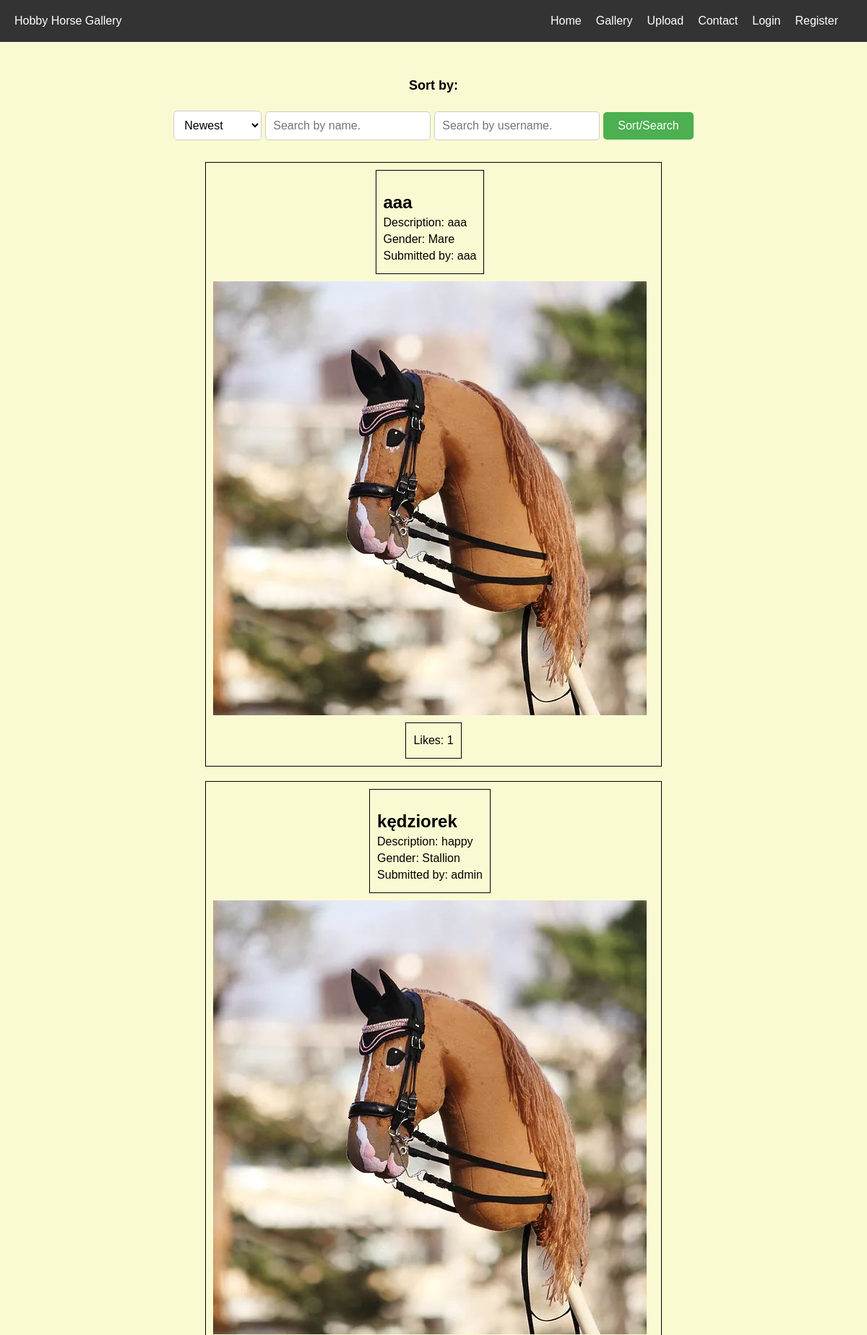
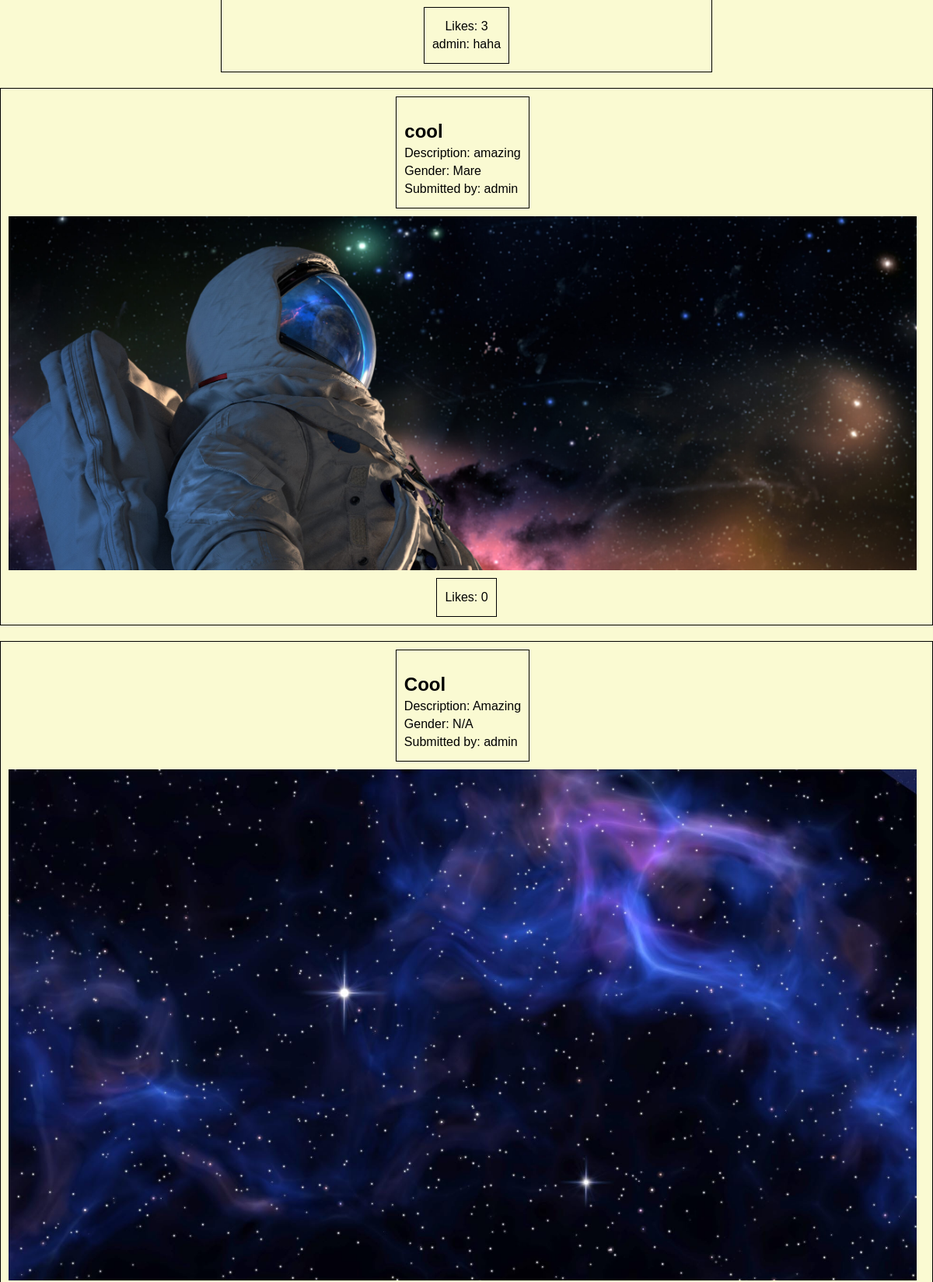
The page /gallery (upper part) on the database its author committed (2 pictures, top to bottom).
### tables this page shows
CREATE TABLE images (image_id INTEGER PRIMARY KEY, user_id INTEGER, image TEXT, title TEXT, description TEXT, gender TEXT, upvotes INTEGER DEFAULT 0, FOREIGN KEY (user_id) REFERENCES users(id));

CREATE TABLE users (id INTEGER PRIMARY KEY, username TEXT, password TEXT, banned BOOLEAN DEFAULT 0);

CREATE TABLE reviews (review_id INTEGER PRIMARY KEY, image_id INTEGER, user_id INTEGER, comment TEXT, FOREIGN KEY (image_id) REFERENCES images(image_id) ON DELETE CASCADE, FOREIGN KEY (user_id) REFERENCES users(id));

### app.py (the view, shortened to what this page needs)
@app.route('/gallery', methods=["GET", "POST"])
def gallery():
    sort = 'newest'
    search = ''
    user_search = ''
    if session.get("user_id"):
        user_id = session['user_id']
    else:
        user_id = 0
    if search and user_search:
        formatted_search = '%{}%'.format(search)
        formatted_user_search = '%{}%'.format(user_search)
        files = db.execute("SELECT * FROM images JOIN users ON users.id = images.user_id WHERE title LIKE ? AND username LIKE ? ORDER BY images.image_id DESC", formatted_search, formatted_user_search)
    elif search:
        formatted_search = '%{}%'.format(search)
        files = db.execute("SELECT * FROM images JOIN users ON users.id = images.user_id WHERE title LIKE ? ORDER BY images.image_id DESC", formatted_search)
    elif user_search:
        formatted_user_search = '%{}%'.format(user_search)
        files = db.execute("SELECT * FROM images JOIN users ON users.id = images.user_id WHERE username LIKE ? ORDER BY images.image_id DESC", formatted_user_search)
    else:
        if sort == 'newest':
            files = db.execute("SELECT * FROM images JOIN users ON users.id = images.user_id ORDER BY images.image_id DESC")
        elif sort == 'oldest':
            files = db.execute("SELECT * FROM images JOIN users ON users.id = images.user_id ORDER BY images.image_id ASC")
        elif sort == 'upvoted':
            files = db.execute("SELECT * FROM images JOIN users ON users.id = images.user_id ORDER BY images.upvotes DESC")
        elif sort == 'random':
            files = db.execute("SELECT * FROM images JOIN users ON users.id = images.user_id ORDER BY RANDOM()")
        else:
            return render_template('error.html', text="sorting error")
    return render_template('gallery.html', files=files, image_exist=image_exist, get_image_rating=get_image_rating, vote_check=vote_check, user_id=user_id, get_comment=get_comment)

### app.py (called while the page is built)
def image_exist(image):
    return os.path.exists(os.path.join(app.config['UPLOAD_FOLDER'], image))

def get_comment(id):
    query = db.execute("SELECT * FROM reviews WHERE image_id = ?", id)
    if query:
        comments = []
        for answers in query:
            user_info = db.execute("SELECT username, banned FROM users WHERE id = ?", answers['user_id'])[0]
            if user_info and not user_info['banned']:
                dictionary = {'comment': answers['comment'], 'username': user_info['username']}
                comments.append(dictionary)
        return comments
    else:
        return False

@app.before_request
def check_ban():
    if session.get("user_id"):
        user_id = session['user_id']
        if is_banned(user_id):
            if request.endpoint != 'ban':
                return redirect('/ban')

@app.context_processor
def inject_layout():
    if 'user_id' in session:
        logged_in = True
    else:
        logged_in = False
    return dict(logged_in=logged_in)

### helpers.py (called while the page is built)
def get_image_rating(id):
    rating = db.execute("SELECT upvotes FROM images WHERE image_id = ?", id)
    value = None
    for row in rating:
        value = row['upvotes']
        break
    return value

### templates/gallery.html (shortened to what this page needs)
{% extends "layout.html" %}
{% block main %}
    <form action="/gallery" method="post" class="center" style="margin-bottom: 30px;">
        <h4>Sort by:</h4>
        <select name="sort">
            <option value="newest">Newest</option>
        </select>
        <input name="search" autocomplete="off" placeholder="Search by name.">
        <input name="user_search" autocomplete="off" placeholder="Search by username.">
        <button type="submit">Sort/Search</button>
    </form>
    <div class="gallery">
        {% for file in files %}
        {% if file.image.endswith('.jpg') or file.image.endswith('.jpeg') or file.image.endswith('.png') %}
            {% if image_exist(file.image) and file.banned == 0 %}
            <div class="galleryrow">
                <div class="image-info">
                    <h2>{{ file.title }}</h2>
                    <p>Description: {{ file.description }}</p>
                    <p>Gender: {{ file.gender }}</p>
                    <p>Submitted by: {{ file.username }}</p>
                </div>
                <div class="image-container">
                    <img src="{{ url_for('static', filename=file.image) }}" alt="{{ file.title }}">
                </div>
                <div class="upvotes">
                    <p>Likes: <span class="rating">{{ get_image_rating(file.image_id) }}</span></p>
                    {% if get_comment(file.image_id) %}
                        {% for comments in get_comment(file.image_id) %}
                            <div class="review">
                                <p> {{ comments['username'] }}: {{ comments['comment'] }}</p>
                            </div>
                        {% endfor %}
                    {% endif %}
                </div>
            </div>
            {% endif %}
        {% endif %}
    {% endfor %}
{% endblock %}

### templates/layout.html (shortened to what this page needs)
<!DOCTYPE html>
<html lang="en">
    <head>
        <link rel="stylesheet" type="text/css" href="../static/styles.css">
    </head>
    <body>
        <nav>
            <div class="logo">Hobby Horse Gallery</div>
            <ul class="nav-links">
                <li><a href="/">Home</a></li>
                <li><a href="/gallery">Gallery</a></li>
                <li><a href="/upload">Upload</a></li>
                <li><a href="/contact">Contact</a></li>
                {% if logged_in %}
                    <li><a href="/logout">Logout</a></li>
                {% else %}
                    <li><a href="/login">Login</a></li>
                    <li><a href="/register">Register</a></li>
                {% endif %}
            </ul>
        </nav>
        <div>
            {% block main %}{% endblock %}
        </div>
    </body>
</html>

### static/styles.css (style rules this page uses)
nav { background-color: #333; color: white; display: flex; justify-content: space-between; align-items: center; padding: 20px; }
.nav-links { list-style: none; display: flex; margin: 0; padding: 0; }
.nav-links li { margin-right: 20px; }
.nav-links li a { color: white; text-decoration: none; }
body { margin: 0; background-color: lightgoldenrodyellow; font-family: Arial, sans-serif; }
img { width: auto; height: auto; }
.center { text-align: center; font-size: large; margin-top: 50px; }
.gallery { display: flex; flex-wrap: wrap; justify-content: center; }
.galleryrow { display: flex; flex-direction: column; align-items: center; padding: 10px; border: 1px solid black; margin-bottom: 20px; }
.galleryrow h2 { font-size: 1.5rem; margin-bottom: 5px; }
.galleryrow p { margin: 5px 0; }
.galleryrow img { max-width: 100%; height: auto; margin-top: 10px; margin-bottom: 10px; }
.image-info { flex: 1; padding: 10px; border: 1px solid black; margin-right: 10px; }
.image-container { flex: 1; margin-right: 10px; }
.image-container img { max-width: 100%; height: auto; display: block; }
.upvotes { flex: 1; padding: 10px; border: 1px solid black; text-align: center; }
button { display: inline-block; padding: 10px 20px; font-size: 16px; cursor: pointer; text-align: center; text-decoration: none; outline: none; border: none; border-radius: 5px; background-color: #4CAF50; color: white; transition: background-color 0.3s; margin: auto; }
select { padding: 10px; font-size: 16px; cursor: pointer; outline: none; border: 1px solid #ccc; border-radius: 5px; background-color: #fff; margin: auto; }
input { padding: 10px; font-size: 16px; outline: none; border: 1px solid #ccc; border-radius: 5px; background-color: #fff; margin: auto; }

### rows shown on the page
images: title "aaa", description "aaa", gender "Mare", username "aaa", image (picture), upvotes "1"
images: title "kędziorek", description "happy", gender "Stallion", username "admin", image (picture), upvotes "3"
users: username "admin"
reviews: comment "haha"
images: title "cool", description "amazing", gender "Mare", username "admin", image (picture), upvotes "0"
images: title "Cool", description "Amazing", gender "N/A", username "admin", image (picture)
